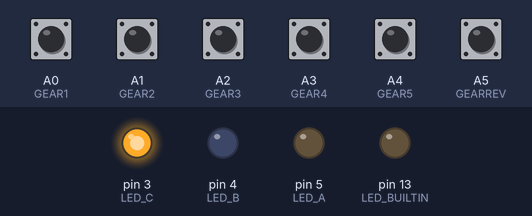
Recording of a sketch running on a simulated Arduino Uno, built with avr-gcc and run on an emulated ATmega328P. On the bench: output pins drawn as LEDs (lit = HIGH). The test bench sets the inputs (shaded band); at power-on: A0 (GEAR1), A1 (GEAR2), A2 (GEAR3), A3 (GEAR4), A4 (GEAR5), A5 (GEARREV) HIGH.

Above: at 0.5 s.
At 0.9 s:
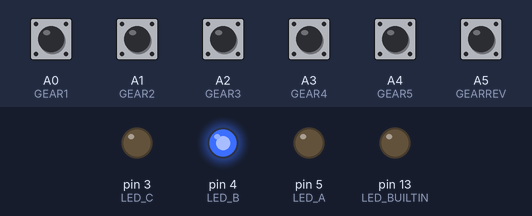
At 1.3 s:
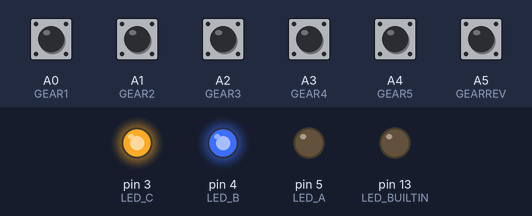
At 1.7 s:
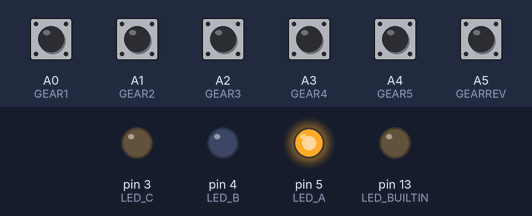
At 2.1 s:
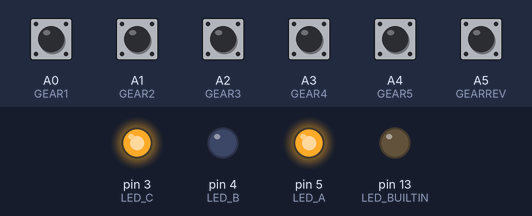
At 2.5 s:
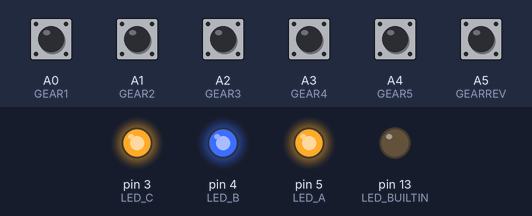
Timing chart, 0 to 4.0 s (numbered marks = the images above):
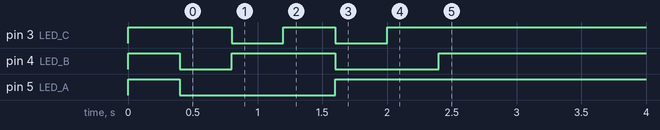

Measured:
- by itself, pin 4 (LED_B): HIGH → LOW at 0.40 s, → HIGH 0.40 s later, → LOW 0.80 s later, → HIGH 0.80 s later

The sketch:

sketch_hondafit_gearpos.ino
```cpp
//analog input
int GEAR1 = A0;
int GEAR2 = A1;
int GEAR3 = A2;
int GEAR4 = A3;
int GEAR5 = A4;
int GEARREV = A5;

//digital output
int LED_A = 5;//5v - B5 Cluster Pin
int LED_B = 4;//5v - B4 Cluster Pin
int LED_C = 3;//5v - B3 Cluster Pin

int gear_1 = HIGH;
int gear_2 = HIGH;
int gear_3 = HIGH;
int gear_4 = HIGH;
int gear_5 = HIGH;
int gear_r = HIGH;

int toNeutral = 0;

void setup() {
  //input setup
  pinMode(GEAR1, INPUT);
  pinMode(GEAR2, INPUT);
  pinMode(GEAR3, INPUT);
  pinMode(GEAR4, INPUT);
  pinMode(GEAR5, INPUT);
  pinMode(GEARREV, INPUT);

  //output setup
  pinMode(LED_C, OUTPUT);
  pinMode(LED_B, OUTPUT);
  pinMode(LED_A, OUTPUT);

  //set to n
  digitalWrite(LED_A, HIGH);
  digitalWrite(LED_B, HIGH);
  digitalWrite(LED_C, HIGH);

  //debug
  pinMode(LED_BUILTIN, OUTPUT);

  debugStartUp();
  //Serial.begin(9600);
}

//for debug
void blink(int val){
  for (int i = 0; i < val; i++) {
    digitalWrite(LED_BUILTIN, HIGH);
    delay(200);
    digitalWrite(LED_BUILTIN, LOW);
    delay(200);
  }
}

void debugStartUp(){
  int i;
   for (i=0; i<6; i++){
    gearOutput(i);
    delay(400);
   }
}

void gearOutput(int i){
  if(i == 1){
    digitalWrite(LED_A, LOW);
    digitalWrite(LED_B, LOW);
    digitalWrite(LED_C, HIGH);
  } else if(i == 2){
    digitalWrite(LED_A, LOW);
    digitalWrite(LED_B, HIGH);
    digitalWrite(LED_C, LOW);
  } else if(i == 3){
    digitalWrite(LED_A, LOW );
    digitalWrite(LED_B, HIGH);
    digitalWrite(LED_C, HIGH);
  } else if(i == 4){
    digitalWrite(LED_A, HIGH);
    digitalWrite(LED_B, LOW);
    digitalWrite(LED_C, LOW);
  } else if(i == 5){
    digitalWrite(LED_A, HIGH);
    digitalWrite(LED_B, LOW);
    digitalWrite(LED_C, HIGH);
  } else if(i == 0){
    digitalWrite(LED_A, HIGH);
    digitalWrite(LED_B, HIGH);
    digitalWrite(LED_C, HIGH);
  }
}

void loop() {
  gear_1 = digitalRead(GEAR1);
  gear_2 = digitalRead(GEAR2);
  gear_3 = digitalRead(GEAR3);
  gear_4 = digitalRead(GEAR4);
  gear_5 = digitalRead(GEAR5);
  gear_r = digitalRead(GEARREV);

//  Serial.print("######\n");
//  Serial.print(gear_1);
//  Serial.print(gear_2);
//  Serial.print(gear_3);
//  Serial.print(gear_4);
//  Serial.print(gear_5);
//  Serial.print("\n######\n");

 if (gear_1 == LOW){
    //gear 1
    gearOutput(1);
    toNeutral = 2;
    //blink(1);
  } else if(gear_2 == LOW){
    //gear 2
    gearOutput(2);
    toNeutral = 2;
    //blink(2);
  } else if(gear_3 == LOW){
    //gear 3
    gearOutput(3);
    toNeutral = 2;
    //blink(3);
  } else if(gear_4 == LOW){
    //gear 4
    gearOutput(4);
    toNeutral = 2;
    //blink(4);
  } else if(gear_5 == LOW){
    //gear 5
    gearOutput(5);
    toNeutral = 2;
    //blink(5);
  } else if(gear_r == LOW){
    //gear r
    gearOutput(0);
    toNeutral = 2;
    //blink(6);
  } else {
    //gear r or neutral
    if(toNeutral == 0){
      gearOutput(0);
      toNeutral = 2;
    } else {
      toNeutral--;
    }
    //blink(0);
  }
  delay(500); //default 500
}
```
